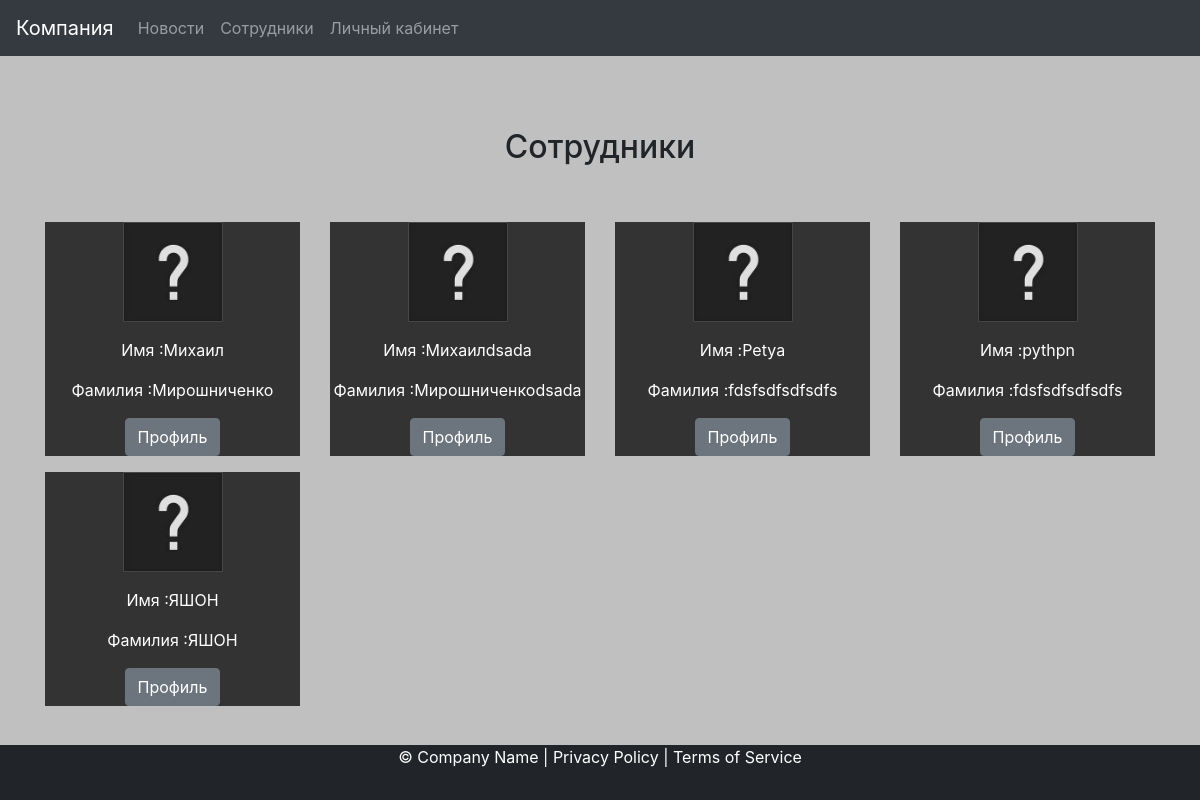
Before: /workers/ (signed in) with the older database file.
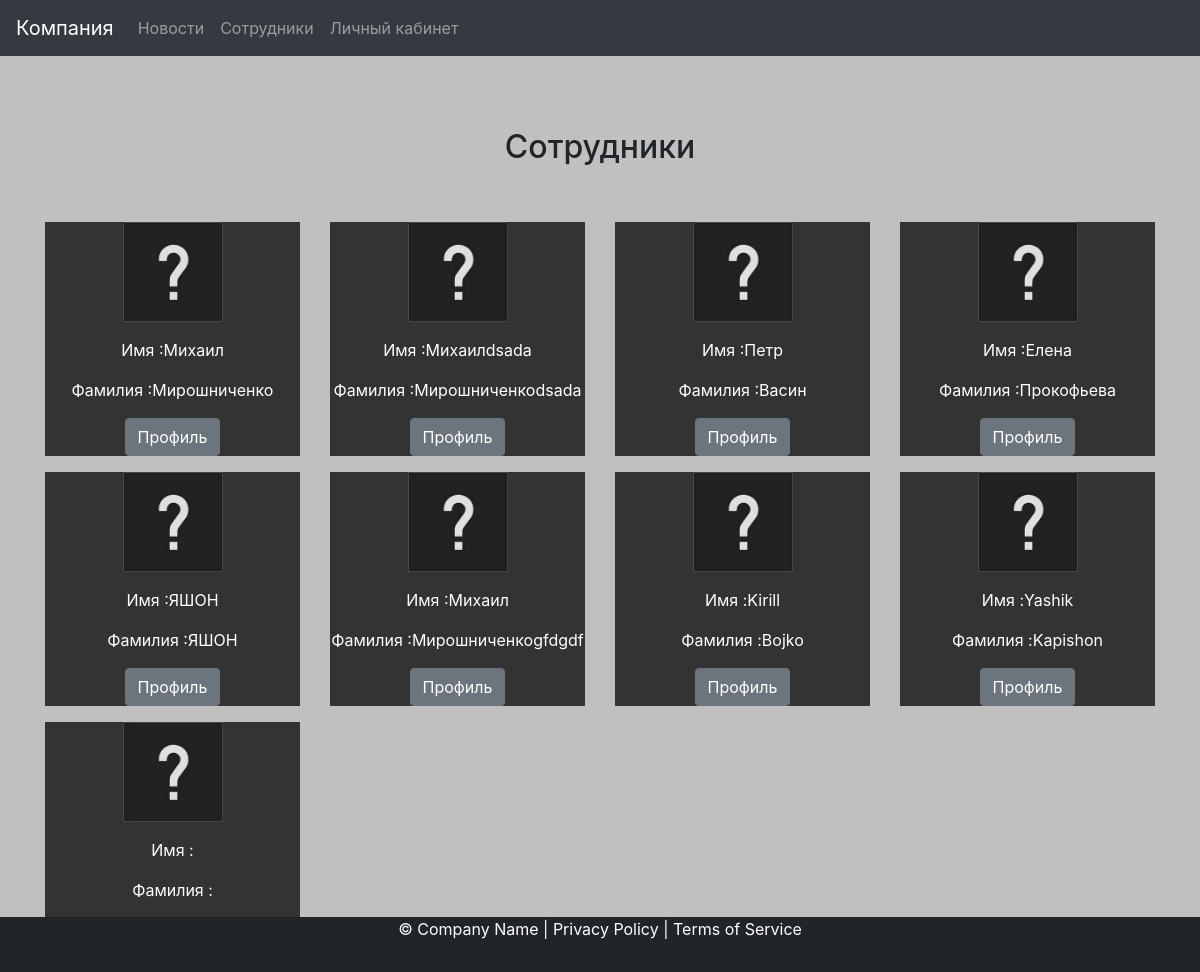
After: the same page with the newer database file.
### workers_list/models.py (models this page shows, shortened)
class Workers(models.Model):
    user = models.OneToOneField(User, on_delete=models.CASCADE, verbose_name='Логин')
    name = models.CharField(max_length=50, verbose_name='Имя')
    surname = models.CharField(max_length=50, verbose_name='Фамилия')
    email = models.EmailField()
    image = models.ImageField(default='workers_list/photos/default_user.jpg', upload_to='workers_list/photos',
                              verbose_name='Фото сотрудника', null=False)
    class Meta:
        verbose_name = 'Сотрудник'
        verbose_name_plural = 'Сотрудники'

### workers_list/views.py (the view)
# urls.py: path('', all_workers, name='workers'),
@login_required(login_url='/login')
def all_workers(request):
    workers = Workers.objects.all()
    return render(request, 'workers_list.html', {'work': workers})

### workers_list/templates/workers_list.html
{% extends 'base.html' %}
{% load static %}
{% block work %}
<h2 class="text-head">
    Сотрудники
</h2>
<br>
<br>
<div class="container ">
    <div class="row ">
        {% for i in work%}
        <div class="col-md-3">
            <div class="panel panel-default ">
                <div class="panel-body">
                    <p><img src="{{ MEDIA_URL }}{{i.image}} "width="100" height="100"></p>
                    <p>Имя :{{i.name}}</p>
                    <p>Фамилия :{{i.surname}}</p>
                    <p>
                        <a href="{% url 'id' i.user_id %}">
                            <button type="button" class="btn btn-secondary">Профиль</button>
                        </a>
                    </p>
                </div>
            </div>
        </div>
        {%endfor%}
    </div>
</div>
{% endblock %}

### templates/base.html (shortened to what this page needs)
<!DOCTYPE html>
<html lang="en">
<head>
    <link rel="stylesheet" href="https://stackpath.bootstrapcdn.com/bootstrap/4.2.1/css/bootstrap.min.css"
>
    <link href="../static/style.css" rel="stylesheet">
</head>
<body>
<nav class="navbar navbar-expand-lg navbar-dark bg-dark">
    <a class="navbar-brand" href="{%url 'workers'%}">Компания</a>
    <div class="collapse navbar-collapse" id="navbarNav">
        <ul class="navbar-nav">
            <li class="nav-item">
                <a class="nav-link" href="#">Новости <span class="sr-only">(current)</span></a>
            </li>
            <li class="nav-item">
                <a class="nav-link" href="{%url 'workers'%}">Сотрудники</a>
            </li>
            {% if user.is_authenticated %}
            <li class="nav-item">
                <a class="nav-link" href="{% url 'id' request.user.id %}">Личный кабинет</a>
            </li>
            {% else %}
            <li class="nav-item">
                <a class="nav-link" href="{% url 'login' %}">Вход</a>
            </li>
            {%endif%}
        </ul>
    </div>
</nav>
<br/>
<br/>
<br/>
{% block work %}{% endblock %}
<footer class="footer">
    <div class="container">
        <p>&copy; Company Name | Privacy Policy | Terms of Service</p>
    </div>
</footer>
</body>
</html>

### static/style.css (style rules this page uses)
body { background-color:#c0c0c0; height: 100%; }
.footer { position:fixed; bottom: 0; width: 100%; height: 55px; background-color: #212529; }
.footer , p { color: white; text-align: center; }
.text-head { text-align:center; text-color:red; }
.panel-body { background-color:#333333 ; }

Changed rows visible on the page:
changed Workers: name "Petya" → "Петр"; surname "fdsfsdfsdfsdfs" → "Васин"
changed Workers: name "pythpn" → "Елена"; surname "fdsfsdfsdfsdfs" → "Прокофьева"
added Workers: image (placeholder picture), name "Михаил", surname "Мирошниченкоgfdgdf"
added Workers: image (placeholder picture), name "Kirill", surname "Bojko"
added Workers: image (placeholder picture), name "Yashik", surname "Kapishon"
added Workers: image (placeholder picture)
